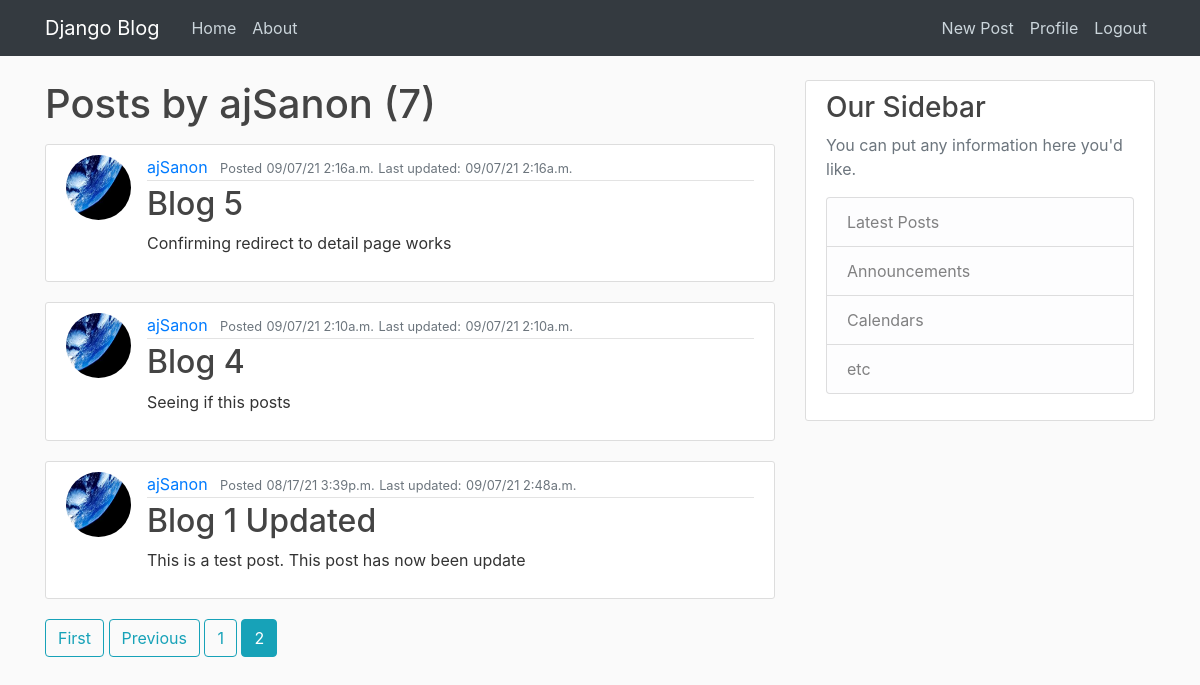
Screenshot of /user/ajSanon?page=2 (signed in) with the database file from the repository.
### blog/models.py (models this page shows, shortened)
class Post(models.Model):
    title = models.CharField(max_length = 100)      #characters field with max length rescription of 100
    content = models.TextField()
    date_posted = models.DateTimeField(default = timezone.now)
    last_modified = models.DateTimeField(auto_now= True) #every time post is changed this will be set the time it was sent
    author = models.ForeignKey(User, on_delete=models.CASCADE) #if user is deleted, delete the post as well

### users/models.py (models this page shows, shortened)
class Profile(models.Model):
    user = models.OneToOneField(User, on_delete= models.CASCADE)  # Creates reverse relational link with user
    image = models.ImageField(default = 'default.jpg', upload_to = 'profile_pics')  # profile_pics is a directory
    bio = models.TextField(blank = 'true', default = 'My profile')

### blog/views.py (the view)
# urls.py: path('user/<str:username>', UserPostListView.as_view(), name = 'user-posts'),
class UserPostListView(ListView):
    model = Post
    template_name = 'blog/user_posts.html' # <app>/<model>_<viewtype>.html
    context_object_name = 'posts'
    paginate_by = 4 # Sets num of posts per page
    def get_queryset(self):   #Overriden function
        user = get_object_or_404(User, username=self.kwargs.get('username'))
        return Post.objects.filter(author = user).order_by('-date_posted')

### blog/templates/blog/user_posts.html (shortened to what this page needs)
{% extends "blog/base.html" %}
{% block content %}
    <h1 class = "mb-3">Posts by {{ view.kwargs.username }} ({{page_obj.paginator.count}})</h1>
    {% for post in posts %}
        <article class="media content-section">
            <img class = "rounded-circle article-img" src="{{post.author.profile.image.url}}">
            <div class="media-body">
            <div class="article-metadata">
                <a class="mr-2" href="{% url 'user-posts' post.author.username %}">{{ post.author }}</a>
                <small class="text-muted">Posted</small>
                <small class="text-muted">{{ post.date_posted|date:"m/d/y fa" }}</small>
                <small class = "text-muted">Last updated:</small>
                <small class="text-muted">{{post.last_modified| date:"m/d/y fa" }}</small>
            </div>
            <h2><a class="article-title" href= "{% url 'post-detail' post.id %}">{{ post.title }}</a></h2>
            <p class="article-content">{{ post.content }}</p>
            </div>
        </article>
    {% endfor %}
    {% if is_paginated %}
      {% if page_obj.has_previous %}
        <a class="btn btn-outline-info mb-4" href="?page=1">First</a>
        <a class="btn btn-outline-info mb-4" href="?page={{ page_obj.previous_page_number }}">Previous</a>
      {% endif %}
      {% for num in page_obj.paginator.page_range %}
        {% if page_obj.number == num %}
          <a class="btn btn-info mb-4" href="?page={{ num }}">{{ num }}</a>
        {% elif num > page_obj.number|add:'-3' and num < page_obj.number|add:'3' %}
          <a class="btn btn-outline-info mb-4" href="?page={{ num }}">{{ num }}</a>
        {% endif %}
      {% endfor %}
    {% endif %}
{% endblock content %}

### blog/static/blog/main.css (style rules this page uses)
body { background: #fafafa; color: #333333; margin-top: 5rem; }
h1, h2, h3, h4, h5, h6 { color: #444444; }
.content-section { background: #ffffff; padding: 10px 20px; border: 1px solid #dddddd; border-radius: 3px; margin-bottom: 20px; }
.article-title { color: #444444; }
.article-content { white-space: pre-line; }
.article-img { height: 65px; width: 65px; margin-right: 16px; }
.article-metadata { padding-bottom: 1px; margin-bottom: 4px; border-bottom: 1px solid #e3e3e3 }

### rows the page displays
Post: author.profile.image (picture), author "ajSanon", date_posted "09/07/21 2:16a.m.", last_modified "09/07/21 2:16a.m.", title "Blog 5", content "Confirming redirect to detail page works"
Post: author.profile.image (picture), author "ajSanon", date_posted "09/07/21 2:10a.m.", last_modified "09/07/21 2:10a.m.", title "Blog 4", content "Seeing if this posts"
Post: author.profile.image (picture), author "ajSanon", date_posted "08/17/21 3:39p.m.", last_modified "09/07/21 2:48a.m.", title "Blog 1 Updated", content "This is a test post. This post has now been update"

### other values shown
{{ view.kwargs.username }} "ajSanon"
{{ page_obj.paginator.count }} "7"
{{ num }} "1"
{{ num }} "2"
